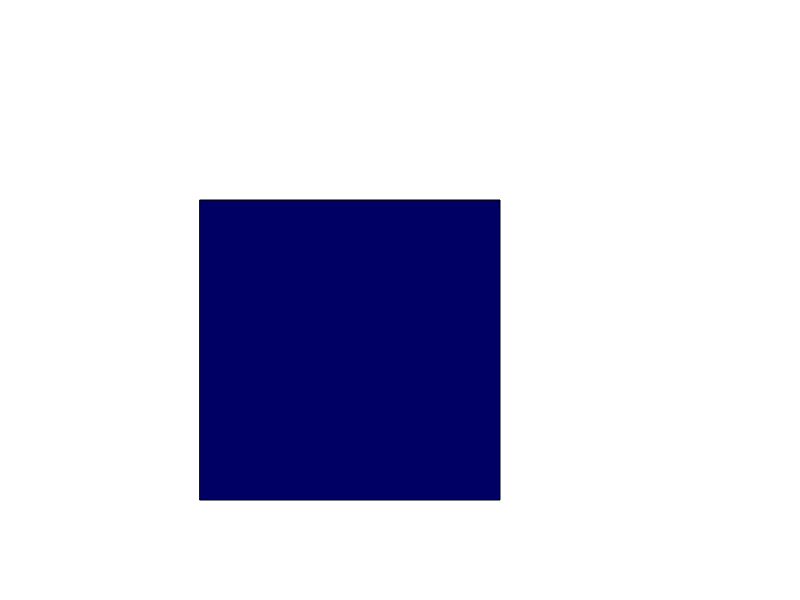
Frame 1 (no input)
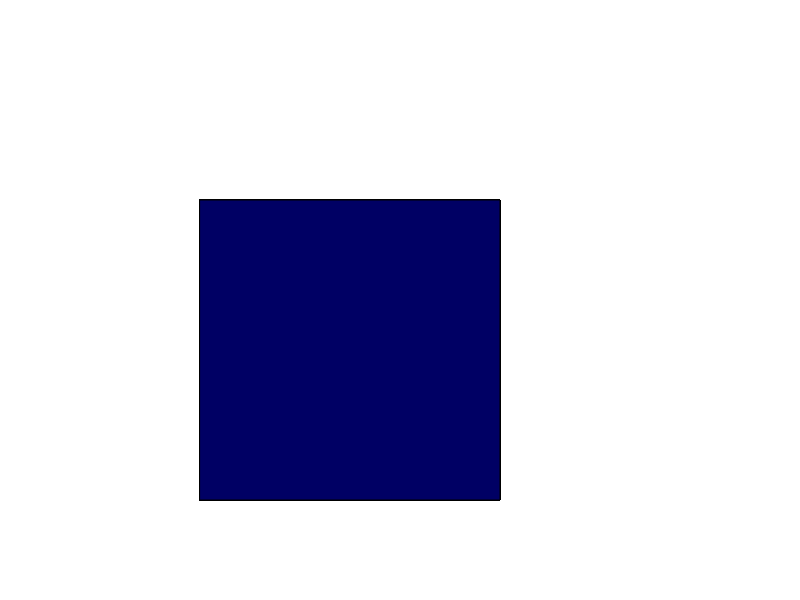
Frame 60 (no input)
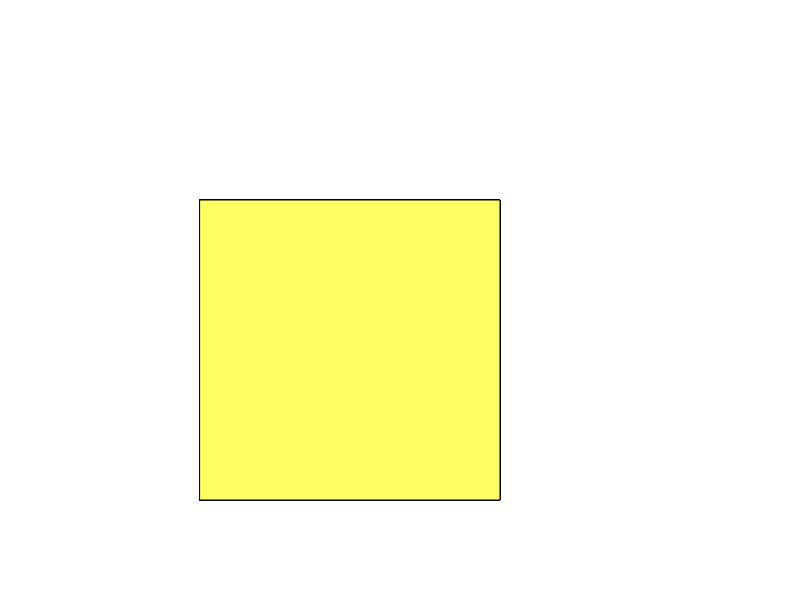
Frame 120 (the mouse pressed at the canvas centre since frame 60)

The p5.js sketch that drew these frames (run headless with seeded random() and noise() and a simulated clock; from frame 60 on, the mouse is pressed at the canvas centre):

// p5.js sketch
// ── sketch.js
function setup() {
createCanvas(800,600);
}

function draw() {
  fill(mouseX, mouseY, 100);
  rect(200,200,300,300);
}
